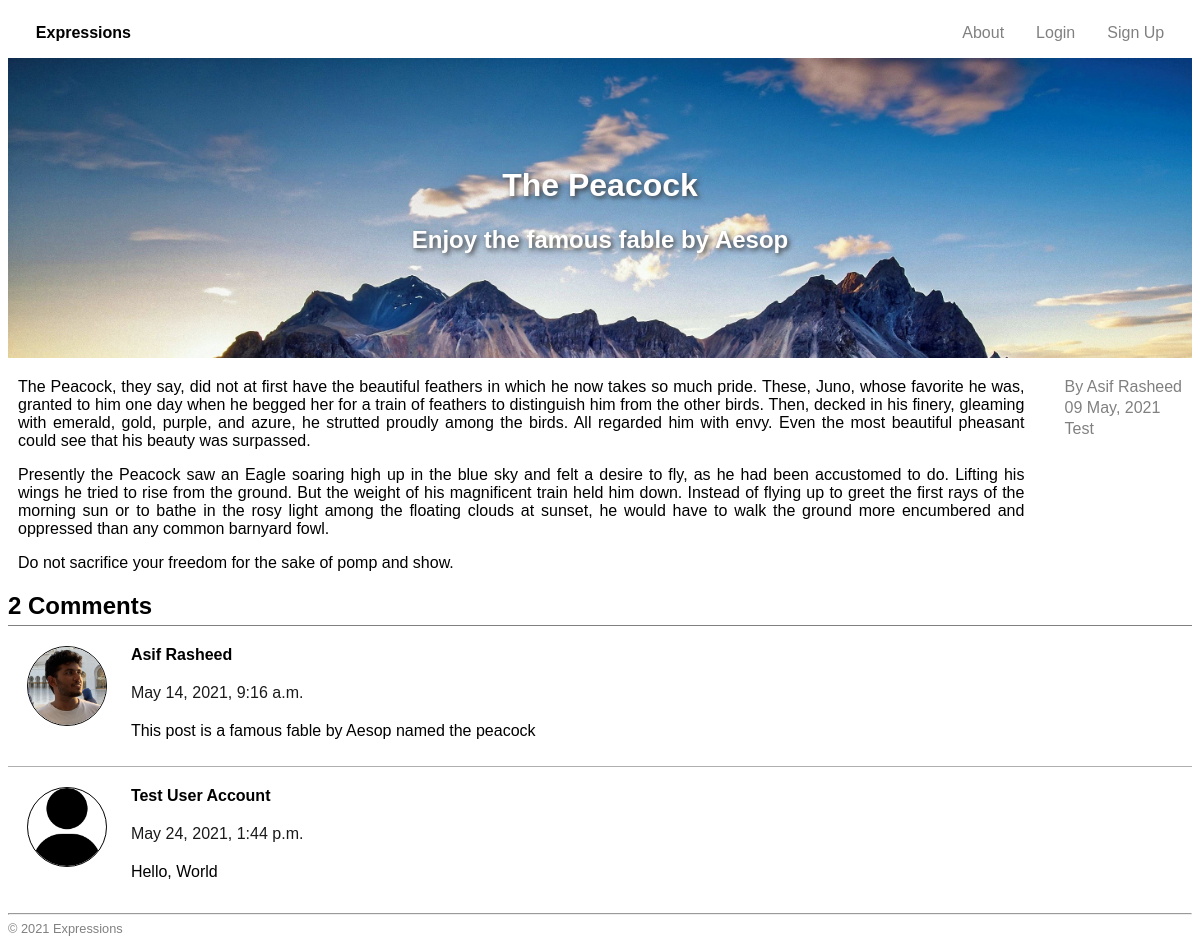
/posts/11/, run on an earlier commit of the app's database.
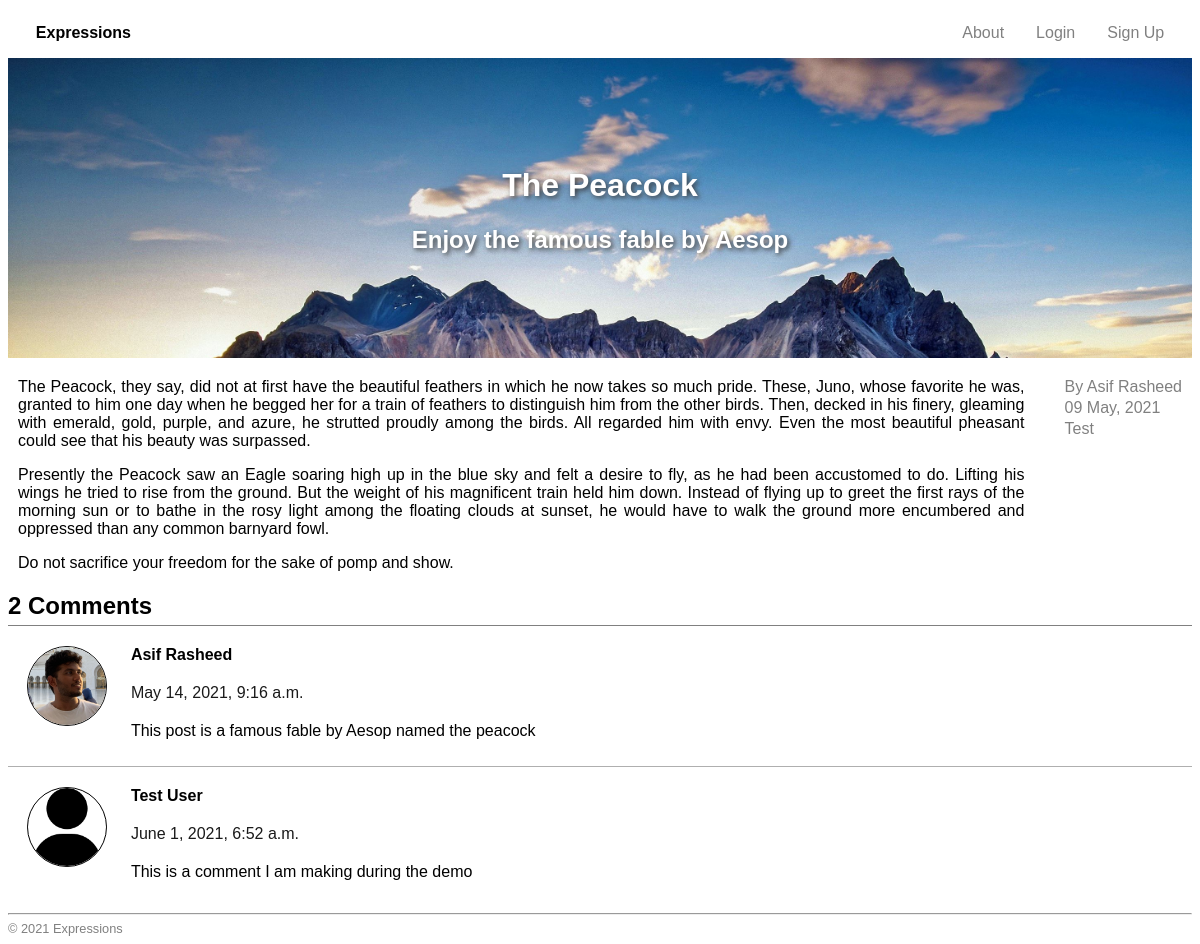
And on a later commit of the database.
### blogcms/models.py (models this page shows, shortened)
class Post(models.Model):
    title = models.CharField(max_length=17) # Title of the blog post
    excerpt = models.CharField(max_length=50, null=True) # A short extract from the content
    content = models.TextField() # Body of the post
    menu_item = models.IntegerField(default=-1) # Position of post on the website menu (-1 means not in menu)
    status = models.BooleanField(default=False) # Whether the post is published or not
    featured = models.BooleanField(default=False) # Whether the post is featured or not
    page = models.BooleanField(default=False) # Whether the post is a page or not
    author = models.ForeignKey(User, on_delete=models.CASCADE)
    category = models.ForeignKey(Category, on_delete=models.CASCADE)
    published_on = models.DateTimeField() # when the post was published

class Image(models.Model):
    post = models.ForeignKey(Post, on_delete=models.CASCADE)
    cover = models.BooleanField(default=False)
    img = models.ImageField(upload_to='uploads/', null=False)
    caption = models.CharField(max_length=100, blank=True, default='')

class UserImage(models.Model):
    user = models.ForeignKey(User, on_delete=models.CASCADE)
    constraints = [models.UniqueConstraint(fields=['user'], name='userimage')]
    img = models.ImageField(upload_to='uploads/', null=True)

class Comment(models.Model):
    post = models.ForeignKey(Post, on_delete=models.CASCADE)
    author = models.ForeignKey(User, on_delete=models.CASCADE)
    comment_date = models.DateTimeField()
    comment_content = models.CharField(max_length=100)

### blogcms/views.py (the view)
# urls.py: path('posts/<int:pk>/', views.PostView.as_view(), name='post'),
class PostView(generic.DetailView):
    template_name = 'blogcms/post.html'
    model = Post
    context_object_name = 'post_list'
    def get_context_data(self, **kwargs):
        context = super(PostView, self).get_context_data(**kwargs)
        x_forwarded_for = self.request.META.get('HTTP_X_FORWARDED_FOR')
        if x_forwarded_for:
            ip = x_forwarded_for.split(',')[0]
        else:
            ip = self.request.META.get('REMOTE_ADDR')
        view = View(ipaddress = ip, post = kwargs['object'], timestamp = datetime.date(datetime.now()))
        view.save()
        context.update(
            {
                'post_list': Post.objects.all().filter(menu_item__gte=0).order_by('menu_item'),
                'post': kwargs['object'],
            }
        )
        return context

### blogcms/models.py (called while the page is built)
    def __str__(self):
        return str(self.name)

### blogcms/templates/blogcms/post.html (shortened to what this page needs)
<!DOCTYPE html>
<html lang="en">
<head>
    {% load static %}
    <link rel="stylesheet" href="{% static 'blogcms/style.css' %}">
</head>
<body>
    <header class="nav">
            <ul class="nav-item">
                <li class="nav-button">
                    <a href="{% url 'cms:index'%}">Expressions</a>
                </li>
                {% if not request.user.is_authenticated %}
                    <li class="nav-button">
                        <a href="{% url 'cms:signup' %}">Sign Up</a>
                    </li>
                    <li class="nav-button">
                        <a href="/accounts/login/?next=/">Login</a>
                    </li>
                {% endif %}
                {% for post in post_list %}
                    {% if post.menu_item != -1 %}
                        <li class="nav-button">
                            <a href="{% url 'cms:post' post.id %}">{{ post.title }}</a>
                        </li>
                    {% endif %}
                {% endfor %}
            </ul>
    </header>
    <div class="title-cover">
        {% for img in post.image_set.all %}
            {% if img.cover %}
                <img src="{{ img.img.url }}">
            {% endif %}
        {% endfor %}
        <div class="text">
            <h1>{{ post.title }}</h1>
            <h2>{{ post.excerpt }}</h2>
        </div>
    </div>
    {% if post.page %}
        <div style="text-align: justify">
            {{ post.content|linebreaks }}
        </div>
    {% else %}
        <div class="post-container">
            <div class="post-author">
                <div>
                    <a href="{% url 'cms:profile' post.author.id %}">By
                        {% if not post.author.first_name %}
                            {{ post.author }}
                        {% else %}
                            {{ post.author.first_name }} {{ post.author.last_name }}
                        {% endif %}
                    </a>
                </div>
                <div>
                    {{ post.published_on | date:'d M, Y' }}
                </div>
                <div>
                    <a href="{% url 'cms:category' post.category.id %}">
                        {{ post.category }}
                    </a>
                </div>
            </div>
            <div class="post-body">
                {{ post.content|linebreaks }}
            </div>
        </div>
        <h2 style="border-bottom: 1px solid gray; padding-bottom: 5px">{{ post.comment_set.count }} Comment{% if post.comment_set.count > 1 %}s{% endif %}</h2>
        <div style="width: 100%; overflow: hidden" id="comments">
            {% for comment in post.comment_set.all %}
                <div class="comment-container">
                    <div class="comment-user">
                        {% if not comment.author.userimage_set.all %}
                            <img src="/media/uploads/user_default.png">
                        {% else %}
                            {% for userimage in comment.author.userimage_set.all %}
                                <img src="{{ userimage.img.url }}">
                            {% endfor %}
                        {% endif %}
                    </div>
                    <div class="comment-body">
                        {% if not comment.author.first_name %}
                            <a href="{% url 'cms:profile' comment.author.id %}"><div class="user-name">{{ comment.author.username }}</div></a>
                        {% else %}
                            <a href="{% url 'cms:profile' comment.author.id %}"><div class="user-name">{{ comment.author.first_name }} {{ comment.author.last_name }}</div></a>
                        {% endif %}
                        <div class="timestamp">{{ comment.comment_date }}</div>
                        <div class="comment">{{ comment.comment_content }}</div>
                    </div>
            </div>
            {% endfor %}
        </div>
    {% endif %}
    <footer>
        <hr>
        &copy; {% now 'Y' %} Expressions
    </footer>
</body>
</html>

What changed in the data, as far as the page shows it:
removed Comment: author.first_name "Test User", author.last_name "Account", comment_date "May 24, 2021, 1:44 p.m.", comment_content "Hello, World"
added Comment: author.first_name "Test", author.last_name "User", comment_date "June 1, 2021, 6:52 a.m.", comment_content "This is a comment I am making during the demo"
